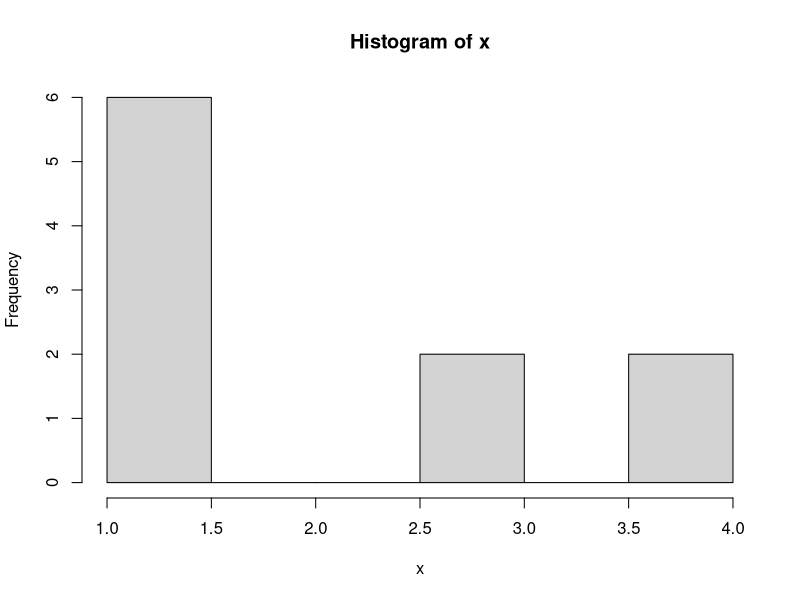

Here is the R script that generated this plot:
# sa se verifice daca un zar este masluit

#intai simulez un zar corect 
#c() - concatenare

x <- sample(1:6, 10, replace = T, prob = c(0.5, 0.1,  0.1, 0.1, 0.1, 0.1))

length(x[x == 1]) / 10^6
length(x[x == 2]) / 10^6
length(x[x == 3]) / 10^6
length(x[x == 4]) / 10^6
length(x[x == 5]) / 10^6
length(x[x == 6]) / 10^6

hist(x)

#Tema:
#construiti o functie in R care sa genereze un zar masluit pe mai multe fete indicand
#probabilitatile fetelor favorizate iar celelalte probabilitati sa fie calculate implicit (0.1/10 bonus)

